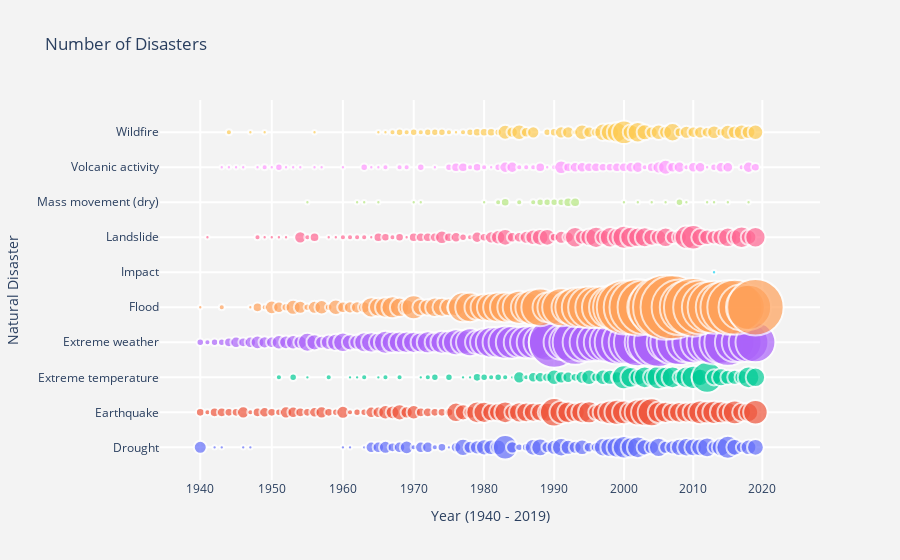

Notebook code cell kept with this figure:
### Markdown cell above
# Plot a bubble chart depicting the number of natural disasters over the time period (1900-2019)

### Code cell
fig = go.Figure()

for natural_disaster in natural_disasters_list:

    # Extract the data for the natural disaster
    data_natural_disaster = natural_disaster_by_type[natural_disaster_by_type['Entity'] == natural_disaster]

    # Extract the data for past few decades
    data_natural_disaster = data_natural_disaster[(data_natural_disaster['Year'] >= 1940) & (data_natural_disaster['Year'] <= 2019)]

    # Add the line chart for the current natural disaster
    fig.add_trace(go.Scatter(
        x=data_natural_disaster['Year'], y=data_natural_disaster['Entity'],
        name=natural_disaster, text=data_natural_disaster['Number of disasters (EMDAT (2020))'],
        marker_size=data_natural_disaster['Number of disasters (EMDAT (2020))'],
        ))

# Tune marker appearance and layout
fig.update_traces(mode='markers',
                  marker=dict(sizemode='area',
                  sizeref=2.*max(natural_disaster_by_type['Number of disasters (EMDAT (2020))'])/(90**2),
                  line_width=2))

fig.update_layout(
    title='Number of Disasters',
    xaxis=dict(
        title='Year (1940 - 2019)',
        gridcolor='white',
        type='log',
        gridwidth=2,
    ),
    yaxis=dict(
        title='Natural Disaster',
        gridcolor='white',
        gridwidth=2,
    ),
    paper_bgcolor='rgb(243, 243, 243)',
    plot_bgcolor='rgb(243, 243, 243)',
)

fig.update_layout(showlegend=False)
fig.show()

### Figure 1 — Plotly figure (JSON) as saved in the notebook; plotly's stock layout.template omitted (floating-point values rounded to 4 significant figures)
{"data": [{"marker": {"line": {"width": 2}, "size": [9, 1, 1, 1, 1, 1, 1, 1, 7, 7, 9, 5, 7, 10, 2, 7, 7, 2, 4, 1, 6, 16, 9, 11, 14, 13, 13, 32, 8, 3, 4, 15, 17, 7, 12, 18, 12, 9, 13, 6, 6, 18, 20, 23, 27, 22, 25, 14, 11, 20, 9, 11, 16, 18, 17, 17, 21, 9, 18, 28, 15, 7, 13, 15], "sizemode": "area", "sizeref": 0.1067}, "mode": "markers", "name": "Drought", "text": [9, 1, 1, 1, 1, 1, 1, 1, 7, 7, 9, 5, 7, 10, 2, 7, 7, 2, 4, 1, 6, 16, 9, 11, 14, 13, 13, 32, 8, 3, 4, 15, 17, 7, 12, 18, 12, 9, 13, 6, 6, 18, 20, 23, 27, 22, 25, 14, 11, 20, 9, 11, 16, 18, 17, 17, 21, 9, 18, 28, 15, 7, 13, 15], "type": "scatter", "x": [1940, 1942, 1943, 1946, 1947, 1960, 1961, 1963, 1964, 1965, 1966, 1967, 1968, 1969, 1970, 1971, 1972, 1973, 1974, 1975, 1976, 1977, 1978, 1979, 1980, 1981, 1982, 1983, 1984, 1985, 1986, 1987, 1988, 1989, 1990, 1991, 1992, 1993, 1994, 1995, 1996, 1997, 1998, 1999, 2000, 2001, 2002, 2003, 2004, 2005, 2006, 2007, 2008, 2009, 2010, 2011, 2012, 2013, 2014, 2015, 2016, 2017, 2018, 2019], "y": ["Drought", "Drought", "Drought", "Drought", "Drought", "Drought", "Drought", "Drought", "Drought", "Drought", "Drought", "Drought", "Drought", "Drought", "Drought", "Drought", "Drought", "Drought", "Drought", "Drought", "Drought", "Drought", "Drought", "Drought", "Drought", "Drought", "Drought", "Drought", "Drought", "Drought", "Drought", "Drought", "Drought", "Drought", "Drought", "Drought", "Drought", "Drought", "Drought", "Drought", "Drought", "Drought", "Drought", "Drought", "Drought", "Drought", "Drought", "Drought", "Drought", "Drought", "Drought", "Drought", "Drought", "Drought", "Drought", "Drought", "Drought", "Drought", "Drought", "Drought", "Drought", "Drought", "Drought", "Drought"]}, {"marker": {"line": {"width": 2}, "size": [4, 2, 5, 5, 4, 4, 8, 2, 5, 6, 4, 3, 8, 7, 5, 4, 6, 8, 4, 3, 9, 2, 3, 3, 7, 7, 11, 10, 14, 8, 11, 5, 5, 4, 4, 4, 20, 14, 9, 25, 24, 17, 18, 25, 13, 22, 21, 19, 18, 19, 43, 29, 25, 20, 25, 26, 13, 23, 30, 33, 30, 25, 37, 40, 42, 25, 24, 21, 23, 22, 24, 30, 27, 29, 26, 23, 30, 19, 20, 32], "sizemode": "area", "sizeref": 0.1067}, "mode": "markers", "name": "Earthquake", "text": [4, 2, 5, 5, 4, 4, 8, 2, 5, 6, 4, 3, 8, 7, 5, 4, 6, 8, 4, 3, 9, 2, 3, 3, 7, 7, 11, 10, 14, 8, 11, 5, 5, 4, 4, 4, 20, 14, 9, 25, 24, 17, 18, 25, 13, 22, 21, 19, 18, 19, 43, 29, 25, 20, 25, 26, 13, 23, 30, 33, 30, 25, 37, 40, 42, 25, 24, 21, 23, 22, 24, 30, 27, 29, 26, 23, 30, 19, 20, 32], "type": "scatter", "x": [1940, 1941, 1942, 1943, 1944, 1945, 1946, 1947, 1948, 1949, 1950, 1951, 1952, 1953, 1954, 1955, 1956, 1957, 1958, 1959, 1960, 1961, 1962, 1963, 1964, 1965, 1966, 1967, 1968, 1969, 1970, 1971, 1972, 1973, 1974, 1975, 1976, 1977, 1978, 1979, 1980, 1981, 1982, 1983, 1984, 1985, 1986, 1987, 1988, 1989, 1990, 1991, 1992, 1993, 1994, 1995, 1996, 1997, 1998, 1999, 2000, 2001, 2002, 2003, 2004, 2005, 2006, 2007, 2008, 2009, 2010, 2011, 2012, 2013, 2014, 2015, 2016, 2017, 2018, 2019], "y": ["Earthquake", "Earthquake", "Earthquake", "Earthquake", "Earthquake", "Earthquake", "Earthquake", "Earthquake", "Earthquake", "Earthquake", "Earthquake", "Earthquake", "Earthquake", "Earthquake", "Earthquake", "Earthquake", "Earthquake", "Earthquake", "Earthquake", "Earthquake", "Earthquake", "Earthquake", "Earthquake", "Earthquake", "Earthquake", "Earthquake", "Earthquake", "Earthquake", "Earthquake", "Earthquake", "Earthquake", "Earthquake", "Earthquake", "Earthquake", "Earthquake", "Earthquake", "Earthquake", "Earthquake", "Earthquake", "Earthquake", "Earthquake", "Earthquake", "Earthquake", "Earthquake", "Earthquake", "Earthquake", "Earthquake", "Earthquake", "Earthquake", "Earthquake", "Earthquake", "Earthquake", "Earthquake", "Earthquake", "Earthquake", "Earthquake", "Earthquake", "Earthquake", "Earthquake", "Earthquake", "Earthquake", "Earthquake", "Earthquake", "Earthquake", "Earthquake", "Earthquake", "Earthquake", "Earthquake", "Earthquake", "Earthquake", "Earthquake", "Earthquake", "Earthquake", "Earthquake", "Earthquake", "Earthquake", "Earthquake", "Earthquake", "Earthquake", "Earthquake"]}, {"marker": {"line": {"width": 2}, "size": [2, 3, 1, 2, 1, 1, 2, 1, 2, 2, 1, 2, 3, 3, 1, 1, 4, 3, 2, 3, 2, 1, 8, 2, 6, 6, 5, 13, 8, 7, 4, 9, 13, 5, 13, 12, 8, 31, 23, 15, 25, 16, 30, 24, 25, 10, 25, 29, 16, 51, 14, 17, 12, 12, 11, 25, 20], "sizemode": "area", "sizeref": 0.1067}, "mode": "markers", "name": "Extreme temperature", "text": [2, 3, 1, 2, 1, 1, 2, 1, 2, 2, 1, 2, 3, 3, 1, 1, 4, 3, 2, 3, 2, 1, 8, 2, 6, 6, 5, 13, 8, 7, 4, 9, 13, 5, 13, 12, 8, 31, 23, 15, 25, 16, 30, 24, 25, 10, 25, 29, 16, 51, 14, 17, 12, 12, 11, 25, 20], "type": "scatter", "x": [1951, 1953, 1955, 1958, 1961, 1962, 1963, 1965, 1966, 1968, 1971, 1972, 1973, 1975, 1977, 1978, 1979, 1980, 1981, 1982, 1983, 1984, 1985, 1986, 1987, 1988, 1989, 1990, 1991, 1992, 1993, 1994, 1995, 1996, 1997, 1998, 1999, 2000, 2001, 2002, 2003, 2004, 2005, 2006, 2007, 2008, 2009, 2010, 2011, 2012, 2013, 2014, 2015, 2016, 2017, 2018, 2019], "y": ["Extreme temperature", "Extreme temperature", "Extreme temperature", "Extreme temperature", "Extreme temperature", "Extreme temperature", "Extreme temperature", "Extreme temperature", "Extreme temperature", "Extreme temperature", "Extreme temperature", "Extreme temperature", "Extreme temperature", "Extreme temperature", "Extreme temperature", "Extreme temperature", "Extreme temperature", "Extreme temperature", "Extreme temperature", "Extreme temperature", "Extreme temperature", "Extreme temperature", "Extreme temperature", "Extreme temperature", "Extreme temperature", "Extreme temperature", "Extreme temperature", "Extreme temperature", "Extreme temperature", "Extreme temperature", "Extreme temperature", "Extreme temperature", "Extreme temperature", "Extreme temperature", "Extreme temperature", "Extreme temperature", "Extreme temperature", "Extreme temperature", "Extreme temperature", "Extreme temperature", "Extreme temperature", "Extreme temperature", "Extreme temperature", "Extreme temperature", "Extreme temperature", "Extreme temperature", "Extreme temperature", "Extreme temperature", "Extreme temperature", "Extreme temperature", "Extreme temperature", "Extreme temperature", "Extreme temperature", "Extreme temperature", "Extreme temperature", "Extreme temperature", "Extreme temperature"]}, {"marker": {"line": {"width": 2}, "size": [3, 2, 3, 3, 5, 7, 5, 7, 10, 8, 7, 11, 10, 11, 10, 19, 14, 9, 13, 16, 20, 14, 13, 21, 22, 19, 28, 25, 25, 25, 24, 22, 26, 22, 28, 28, 36, 32, 42, 31, 42, 50, 52, 59, 57, 51, 56, 58, 60, 73, 137, 66, 76, 108, 81, 81, 77, 79, 88, 106, 102, 105, 122, 86, 124, 130, 76, 105, 111, 87, 94, 84, 90, 105, 99, 118, 84, 85, 84, 85], "sizemode": "area", "sizeref": 0.1067}, "mode": "markers", "name": "Extreme weather", "text": [3, 2, 3, 3, 5, 7, 5, 7, 10, 8, 7, 11, 10, 11, 10, 19, 14, 9, 13, 16, 20, 14, 13, 21, 22, 19, 28, 25, 25, 25, 24, 22, 26, 22, 28, 28, 36, 32, 42, 31, 42, 50, 52, 59, 57, 51, 56, 58, 60, 73, 137, 66, 76, 108, 81, 81, 77, 79, 88, 106, 102, 105, 122, 86, 124, 130, 76, 105, 111, 87, 94, 84, 90, 105, 99, 118, 84, 85, 84, 85], "type": "scatter", "x": [1940, 1941, 1942, 1943, 1944, 1945, 1946, 1947, 1948, 1949, 1950, 1951, 1952, 1953, 1954, 1955, 1956, 1957, 1958, 1959, 1960, 1961, 1962, 1963, 1964, 1965, 1966, 1967, 1968, 1969, 1970, 1971, 1972, 1973, 1974, 1975, 1976, 1977, 1978, 1979, 1980, 1981, 1982, 1983, 1984, 1985, 1986, 1987, 1988, 1989, 1990, 1991, 1992, 1993, 1994, 1995, 1996, 1997, 1998, 1999, 2000, 2001, 2002, 2003, 2004, 2005, 2006, 2007, 2008, 2009, 2010, 2011, 2012, 2013, 2014, 2015, 2016, 2017, 2018, 2019], "y": ["Extreme weather", "Extreme weather", "Extreme weather", "Extreme weather", "Extreme weather", "Extreme weather", "Extreme weather", "Extreme weather", "Extreme weather", "Extreme weather", "Extreme weather", "Extreme weather", "Extreme weather", "Extreme weather", "Extreme weather", "Extreme weather", "Extreme weather", "Extreme weather", "Extreme weather", "Extreme weather", "Extreme weather", "Extreme weather", "Extreme weather", "Extreme weather", "Extreme weather", "Extreme weather", "Extreme weather", "Extreme weather", "Extreme weather", "Extreme weather", "Extreme weather", "Extreme weather", "Extreme weather", "Extreme weather", "Extreme weather", "Extreme weather", "Extreme weather", "Extreme weather", "Extreme weather", "Extreme weather", "Extreme weather", "Extreme weather", "Extreme weather", "Extreme weather", "Extreme weather", "Extreme weather", "Extreme weather", "Extreme weather", "Extreme weather", "Extreme weather", "Extreme weather", "Extreme weather", "Extreme weather", "Extreme weather", "Extreme weather", "Extreme weather", "Extreme weather", "Extreme weather", "Extreme weather", "Extreme weather", "Extreme weather", "Extreme weather", "Extreme weather", "Extreme weather", "Extreme weather", "Extreme weather", "Extreme weather", "Extreme weather", "Extreme weather", "Extreme weather", "Extreme weather", "Extreme weather", "Extreme weather", "Extreme weather", "Extreme weather", "Extreme weather", "Extreme weather", "Extreme weather", "Extreme weather", "Extreme weather"]}, {"marker": {"line": {"width": 2}, "size": [1, 2, 1, 5, 2, 10, 7, 4, 12, 9, 3, 9, 11, 3, 13, 7, 8, 8, 8, 22, 19, 23, 26, 20, 14, 31, 15, 15, 20, 19, 17, 17, 48, 47, 34, 39, 43, 48, 49, 47, 58, 50, 68, 76, 46, 60, 77, 59, 84, 88, 94, 92, 95, 94, 122, 157, 157, 172, 158, 128, 193, 226, 218, 165, 151, 184, 156, 136, 149, 135, 160, 161, 114, 109, 170], "sizemode": "area", "sizeref": 0.1067}, "mode": "markers", "name": "Flood", "text": [1, 2, 1, 5, 2, 10, 7, 4, 12, 9, 3, 9, 11, 3, 13, 7, 8, 8, 8, 22, 19, 23, 26, 20, 14, 31, 15, 15, 20, 19, 17, 17, 48, 47, 34, 39, 43, 48, 49, 47, 58, 50, 68, 76, 46, 60, 77, 59, 84, 88, 94, 92, 95, 94, 122, 157, 157, 172, 158, 128, 193, 226, 218, 165, 151, 184, 156, 136, 149, 135, 160, 161, 114, 109, 170], "type": "scatter", "x": [1940, 1943, 1947, 1948, 1949, 1950, 1951, 1952, 1953, 1954, 1955, 1956, 1957, 1958, 1959, 1960, 1961, 1962, 1963, 1964, 1965, 1966, 1967, 1968, 1969, 1970, 1971, 1972, 1973, 1974, 1975, 1976, 1977, 1978, 1979, 1980, 1981, 1982, 1983, 1984, 1985, 1986, 1987, 1988, 1989, 1990, 1991, 1992, 1993, 1994, 1995, 1996, 1997, 1998, 1999, 2000, 2001, 2002, 2003, 2004, 2005, 2006, 2007, 2008, 2009, 2010, 2011, 2012, 2013, 2014, 2015, 2016, 2017, 2018, 2019], "y": ["Flood", "Flood", "Flood", "Flood", "Flood", "Flood", "Flood", "Flood", "Flood", "Flood", "Flood", "Flood", "Flood", "Flood", "Flood", "Flood", "Flood", "Flood", "Flood", "Flood", "Flood", "Flood", "Flood", "Flood", "Flood", "Flood", "Flood", "Flood", "Flood", "Flood", "Flood", "Flood", "Flood", "Flood", "Flood", "Flood", "Flood", "Flood", "Flood", "Flood", "Flood", "Flood", "Flood", "Flood", "Flood", "Flood", "Flood", "Flood", "Flood", "Flood", "Flood", "Flood", "Flood", "Flood", "Flood", "Flood", "Flood", "Flood", "Flood", "Flood", "Flood", "Flood", "Flood", "Flood", "Flood", "Flood", "Flood", "Flood", "Flood", "Flood", "Flood", "Flood", "Flood", "Flood", "Flood"]}, {"marker": {"line": {"width": 2}, "size": [1], "sizemode": "area", "sizeref": 0.1067}, "mode": "markers", "name": "Impact", "text": [1], "type": "scatter", "x": [2013], "y": ["Impact"]}, {"marker": {"line": {"width": 2}, "size": [1, 2, 1, 1, 1, 1, 8, 2, 5, 1, 1, 2, 2, 2, 2, 1, 5, 4, 2, 4, 1, 5, 5, 5, 5, 10, 5, 6, 3, 2, 7, 4, 8, 11, 15, 6, 6, 9, 13, 15, 15, 4, 9, 7, 22, 11, 16, 24, 13, 22, 18, 28, 24, 20, 21, 15, 13, 20, 10, 12, 29, 32, 17, 13, 11, 15, 20, 13, 25, 13, 22], "sizemode": "area", "sizeref": 0.1067}, "mode": "markers", "name": "Landslide", "text": [1, 2, 1, 1, 1, 1, 8, 2, 5, 1, 1, 2, 2, 2, 2, 1, 5, 4, 2, 4, 1, 5, 5, 5, 5, 10, 5, 6, 3, 2, 7, 4, 8, 11, 15, 6, 6, 9, 13, 15, 15, 4, 9, 7, 22, 11, 16, 24, 13, 22, 18, 28, 24, 20, 21, 15, 13, 20, 10, 12, 29, 32, 17, 13, 11, 15, 20, 13, 25, 13, 22], "type": "scatter", "x": [1941, 1948, 1949, 1950, 1951, 1952, 1954, 1955, 1956, 1958, 1959, 1960, 1961, 1962, 1963, 1964, 1965, 1966, 1967, 1968, 1969, 1970, 1971, 1972, 1973, 1974, 1975, 1976, 1977, 1978, 1979, 1980, 1981, 1982, 1983, 1984, 1985, 1986, 1987, 1988, 1989, 1990, 1991, 1992, 1993, 1994, 1995, 1996, 1997, 1998, 1999, 2000, 2001, 2002, 2003, 2004, 2005, 2006, 2007, 2008, 2009, 2010, 2011, 2012, 2013, 2014, 2015, 2016, 2017, 2018, 2019], "y": ["Landslide", "Landslide", "Landslide", "Landslide", "Landslide", "Landslide", "Landslide", "Landslide", "Landslide", "Landslide", "Landslide", "Landslide", "Landslide", "Landslide", "Landslide", "Landslide", "Landslide", "Landslide", "Landslide", "Landslide", "Landslide", "Landslide", "Landslide", "Landslide", "Landslide", "Landslide", "Landslide", "Landslide", "Landslide", "Landslide", "Landslide", "Landslide", "Landslide", "Landslide", "Landslide", "Landslide", "Landslide", "Landslide", "Landslide", "Landslide", "Landslide", "Landslide", "Landslide", "Landslide", "Landslide", "Landslide", "Landslide", "Landslide", "Landslide", "Landslide", "Landslide", "Landslide", "Landslide", "Landslide", "Landslide", "Landslide", "Landslide", "Landslide", "Landslide", "Landslide", "Landslide", "Landslide", "Landslide", "Landslide", "Landslide", "Landslide", "Landslide", "Landslide", "Landslide", "Landslide", "Landslide"]}, {"marker": {"line": {"width": 2}, "size": [1, 1, 1, 1, 1, 1, 1, 2, 4, 2, 2, 3, 3, 3, 3, 5, 5, 1, 1, 1, 1, 3, 1, 1, 1, 1, 1], "sizemode": "area", "sizeref": 0.1067}, "mode": "markers", "name": "Mass movement (dry)", "text": [1, 1, 1, 1, 1, 1, 1, 2, 4, 2, 2, 3, 3, 3, 3, 5, 5, 1, 1, 1, 1, 3, 1, 1, 1, 1, 1], "type": "scatter", "x": [1955, 1962, 1963, 1965, 1970, 1971, 1980, 1982, 1983, 1985, 1987, 1988, 1989, 1990, 1991, 1992, 1993, 2000, 2002, 2004, 2006, 2008, 2009, 2012, 2013, 2015, 2018], "y": ["Mass movement (dry)", "Mass movement (dry)", "Mass movement (dry)", "Mass movement (dry)", "Mass movement (dry)", "Mass movement (dry)", "Mass movement (dry)", "Mass movement (dry)", "Mass movement (dry)", "Mass movement (dry)", "Mass movement (dry)", "Mass movement (dry)", "Mass movement (dry)", "Mass movement (dry)", "Mass movement (dry)", "Mass movement (dry)", "Mass movement (dry)", "Mass movement (dry)", "Mass movement (dry)", "Mass movement (dry)", "Mass movement (dry)", "Mass movement (dry)", "Mass movement (dry)", "Mass movement (dry)", "Mass movement (dry)", "Mass movement (dry)", "Mass movement (dry)"]}, {"marker": {"line": {"width": 2}, "size": [1, 1, 1, 1, 1, 2, 1, 3, 1, 1, 1, 1, 1, 1, 3, 1, 1, 2, 2, 2, 3, 1, 3, 5, 5, 2, 4, 2, 1, 3, 7, 7, 2, 2, 2, 5, 1, 2, 10, 5, 6, 6, 5, 5, 4, 4, 5, 5, 6, 7, 2, 5, 8, 12, 6, 7, 2, 6, 6, 1, 3, 6, 6, 2, 7, 4], "sizemode": "area", "sizeref": 0.1067}, "mode": "markers", "name": "Volcanic activity", "text": [1, 1, 1, 1, 1, 2, 1, 3, 1, 1, 1, 1, 1, 1, 3, 1, 1, 2, 2, 2, 3, 1, 3, 5, 5, 2, 4, 2, 1, 3, 7, 7, 2, 2, 2, 5, 1, 2, 10, 5, 6, 6, 5, 5, 4, 4, 5, 5, 6, 7, 2, 5, 8, 12, 6, 7, 2, 6, 6, 1, 3, 6, 6, 2, 7, 4], "type": "scatter", "x": [1943, 1944, 1945, 1946, 1948, 1949, 1950, 1951, 1952, 1953, 1954, 1956, 1957, 1960, 1963, 1964, 1965, 1966, 1968, 1969, 1971, 1973, 1975, 1976, 1977, 1978, 1979, 1980, 1981, 1982, 1983, 1984, 1985, 1986, 1987, 1988, 1989, 1990, 1991, 1992, 1993, 1994, 1995, 1996, 1997, 1998, 1999, 2000, 2001, 2002, 2003, 2004, 2005, 2006, 2007, 2008, 2009, 2010, 2011, 2012, 2013, 2014, 2015, 2017, 2018, 2019], "y": ["Volcanic activity", "Volcanic activity", "Volcanic activity", "Volcanic activity", "Volcanic activity", "Volcanic activity", "Volcanic activity", "Volcanic activity", "Volcanic activity", "Volcanic activity", "Volcanic activity", "Volcanic activity", "Volcanic activity", "Volcanic activity", "Volcanic activity", "Volcanic activity", "Volcanic activity", "Volcanic activity", "Volcanic activity", "Volcanic activity", "Volcanic activity", "Volcanic activity", "Volcanic activity", "Volcanic activity", "Volcanic activity", "Volcanic activity", "Volcanic activity", "Volcanic activity", "Volcanic activity", "Volcanic activity", "Volcanic activity", "Volcanic activity", "Volcanic activity", "Volcanic activity", "Volcanic activity", "Volcanic activity", "Volcanic activity", "Volcanic activity", "Volcanic activity", "Volcanic activity", "Volcanic activity", "Volcanic activity", "Volcanic activity", "Volcanic activity", "Volcanic activity", "Volcanic activity", "Volcanic activity", "Volcanic activity", "Volcanic activity", "Volcanic activity", "Volcanic activity", "Volcanic activity", "Volcanic activity", "Volcanic activity", "Volcanic activity", "Volcanic activity", "Volcanic activity", "Volcanic activity", "Volcanic activity", "Volcanic activity", "Volcanic activity", "Volcanic activity", "Volcanic activity", "Volcanic activity", "Volcanic activity", "Volcanic activity"]}, {"marker": {"line": {"width": 2}, "size": [2, 1, 1, 1, 1, 1, 2, 3, 2, 3, 2, 3, 3, 3, 2, 1, 2, 3, 4, 4, 4, 3, 12, 7, 13, 6, 8, 3, 4, 8, 8, 2, 13, 7, 5, 16, 18, 22, 30, 14, 22, 14, 8, 13, 9, 18, 5, 9, 7, 8, 6, 10, 4, 12, 10, 13, 10, 13], "sizemode": "area", "sizeref": 0.1067}, "mode": "markers", "name": "Wildfire", "text": [2, 1, 1, 1, 1, 1, 2, 3, 2, 3, 2, 3, 3, 3, 2, 1, 2, 3, 4, 4, 4, 3, 12, 7, 13, 6, 8, 3, 4, 8, 8, 2, 13, 7, 5, 16, 18, 22, 30, 14, 22, 14, 8, 13, 9, 18, 5, 9, 7, 8, 6, 10, 4, 12, 10, 13, 10, 13], "type": "scatter", "x": [1944, 1947, 1949, 1956, 1965, 1966, 1967, 1968, 1969, 1970, 1971, 1972, 1973, 1974, 1975, 1976, 1977, 1978, 1979, 1980, 1981, 1982, 1983, 1984, 1985, 1986, 1987, 1989, 1990, 1991, 1992, 1993, 1994, 1995, 1996, 1997, 1998, 1999, 2000, 2001, 2002, 2003, 2004, 2005, 2006, 2007, 2008, 2009, 2010, 2011, 2012, 2013, 2014, 2015, 2016, 2017, 2018, 2019], "y": ["Wildfire", "Wildfire", "Wildfire", "Wildfire", "Wildfire", "Wildfire", "Wildfire", "Wildfire", "Wildfire", "Wildfire", "Wildfire", "Wildfire", "Wildfire", "Wildfire", "Wildfire", "Wildfire", "Wildfire", "Wildfire", "Wildfire", "Wildfire", "Wildfire", "Wildfire", "Wildfire", "Wildfire", "Wildfire", "Wildfire", "Wildfire", "Wildfire", "Wildfire", "Wildfire", "Wildfire", "Wildfire", "Wildfire", "Wildfire", "Wildfire", "Wildfire", "Wildfire", "Wildfire", "Wildfire", "Wildfire", "Wildfire", "Wildfire", "Wildfire", "Wildfire", "Wildfire", "Wildfire", "Wildfire", "Wildfire", "Wildfire", "Wildfire", "Wildfire", "Wildfire", "Wildfire", "Wildfire", "Wildfire", "Wildfire", "Wildfire", "Wildfire"]}], "layout": {"paper_bgcolor": "rgb(243, 243, 243)", "plot_bgcolor": "rgb(243, 243, 243)", "showlegend": false, "title": {"text": "Number of Disasters"}, "xaxis": {"gridcolor": "white", "gridwidth": 2, "title": {"text": "Year (1940 - 2019)"}, "type": "log"}, "yaxis": {"gridcolor": "white", "gridwidth": 2, "title": {"text": "Natural Disaster"}}}}
